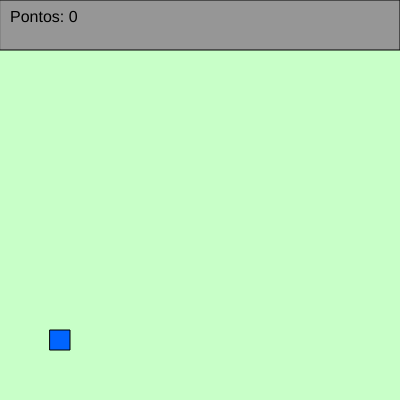
Frame 1 (no input)
Frame 60 (no input): identical to frame 1, image omitted
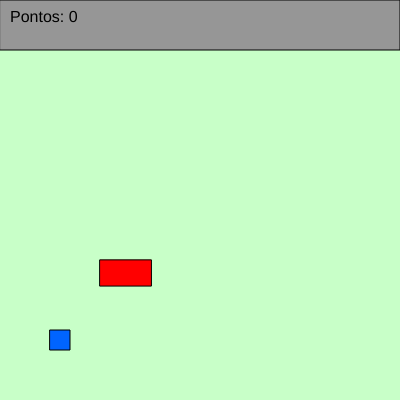
Frame 120 (the mouse pressed at the canvas centre since frame 60)

The p5.js sketch that drew these frames (run headless with seeded random() and noise() and a simulated clock; from frame 60 on, the mouse is pressed at the canvas centre):

// p5.js sketch
// ── sketch.js
let player;
let obstacles = [];
let score = 0;
let gameOver = false;

function setup() {
  createCanvas(400, 400);
  player = new Player();
}

function draw() {
  background(200, 255, 200); // Cor do fundo, simula o campo

  // Se o jogo acabou, mostra a tela de "Game Over"
  if (gameOver) {
    textSize(32);
    textAlign(CENTER, CENTER);
    fill(0);
    text("Game Over", width / 2, height / 2);
    noLoop();
    return;
  }

  // Desenha a cidade (parte superior da tela)
  fill(150, 150, 150); // Cor da cidade
  rect(0, 0, width, 50);

  // Atualiza e desenha os obstáculos
  for (let i = obstacles.length - 1; i >= 0; i--) {
    obstacles[i].update();
    obstacles[i].show();

    // Verifica se o jogador colidiu com algum obstáculo
    if (player.collidesWith(obstacles[i])) {
      gameOver = true;
    }

    // Remove obstáculos que saíram da tela
    if (obstacles[i].x + obstacles[i].width < 0) {
      obstacles.splice(i, 1);
      score++;
    }
  }

  // Atualiza e desenha o jogador
  player.update();
  player.show();

  // Cria novos obstáculos a cada 60 quadros
  if (frameCount % 60 == 0 && !gameOver) {
    obstacles.push(new Obstacle());
  }

  // Mostra a pontuação
  textSize(16);
  textAlign(LEFT, TOP);
  fill(0);
  text('Pontos: ' + score, 10, 10);
}

// Função para o jogador
class Player {
  constructor() {
    this.x = 50;
    this.y = height - 70;
    this.size = 20;
    this.speed = 5;
  }

  update() {
    // Movimento com as teclas de seta
    if (keyIsDown(UP_ARROW) && this.y > 50) {
      this.y -= this.speed;
    }
    if (keyIsDown(DOWN_ARROW) && this.y < height - this.size) {
      this.y += this.speed;
    }
    if (keyIsDown(LEFT_ARROW) && this.x > 0) {
      this.x -= this.speed;
    }
    if (keyIsDown(RIGHT_ARROW) && this.x < width - this.size) {
      this.x += this.speed;
    }
  }

  show() {
    fill(0, 100, 255); // Cor do jogador
    rect(this.x, this.y, this.size, this.size);
  }

  // Função de colisão com obstáculos
  collidesWith(obstacle) {
    return this.x < obstacle.x + obstacle.width &&
           this.x + this.size > obstacle.x &&
           this.y < obstacle.y + obstacle.height &&
           this.y + this.size > obstacle.y;
  }
}

// Função para os obstáculos
class Obstacle {
  constructor() {
    this.width = random(30, 60);
    this.height = random(20, 50);
    this.x = width;
    this.y = random(50, height - 70); // Obstáculos começam na região do campo
    this.speed = 5;
  }

  update() {
    this.x -= this.speed; // Move o obstáculo para a esquerda
  }

  show() {
    fill(255, 0, 0); // Cor dos obstáculos
    rect(this.x, this.y, this.width, this.height);
  }
}
